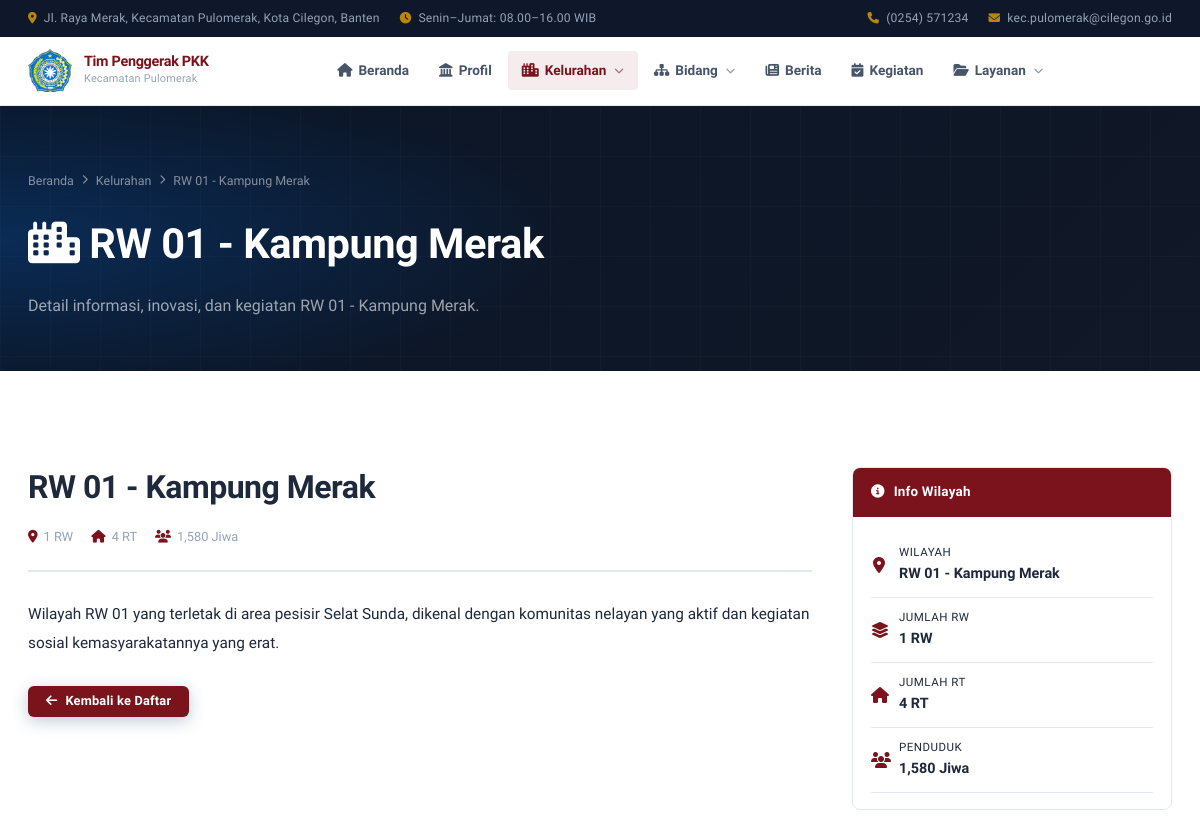
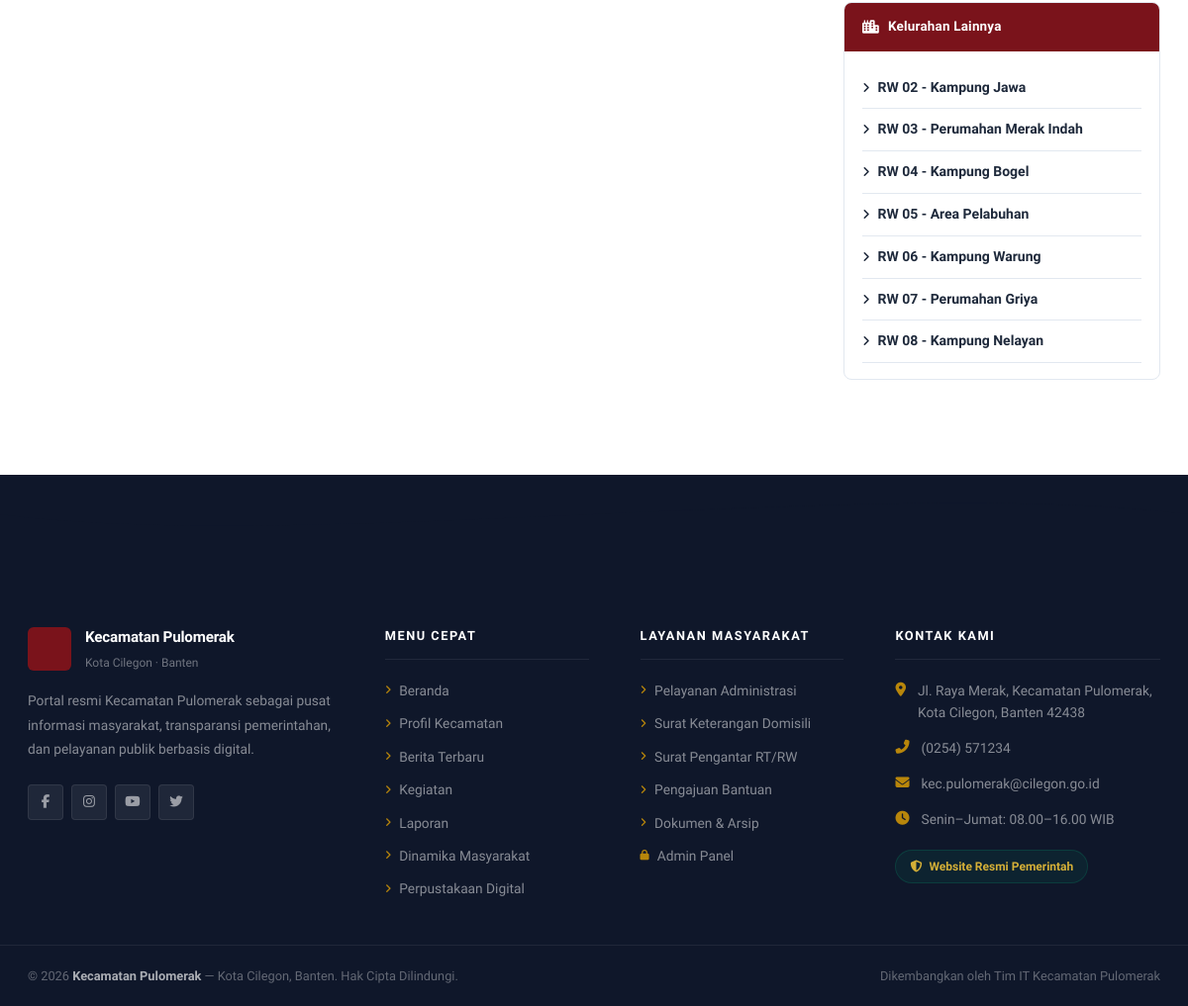
Page /kelurahan-detail.php?id=1 on the committed database (2 pictures, top to bottom).
### tables this page shows
CREATE TABLE `kelurahan` (
  `id`         INT(11)      NOT NULL AUTO_INCREMENT,
  `nama`       VARCHAR(150) NOT NULL,
  `deskripsi`  TEXT         DEFAULT NULL,
  `inovasi`    TEXT         DEFAULT NULL,
  `gambar`     VARCHAR(255) DEFAULT NULL,
  `jumlah_rw`  INT(11)      DEFAULT 0,
  `jumlah_rt`  INT(11)      DEFAULT 0,
  `penduduk`   INT(11)      DEFAULT 0,
  `created_at` TIMESTAMP    NOT NULL DEFAULT CURRENT_TIMESTAMP,
  PRIMARY KEY (`id`)
);

### include/functions.php (called while the page is built, shortened)
<?php
function e($str) {
    return htmlspecialchars($str ?? '', ENT_QUOTES, 'UTF-8');
}
?>

### kelurahan-detail.php (the view, shortened to what this page needs)
<?php
require_once 'include/config.php';
require_once 'include/functions.php';
$id = (int)($_GET['id'] ?? 0);
$stmt = $conn->prepare("SELECT * FROM kelurahan WHERE id = ?");
$stmt->bind_param('i', $id);
$stmt->execute();
$kel = $stmt->get_result()->fetch_assoc();
include 'include/header.php';
?>
<div class="page-hero">
    <div class="container page-hero-content">
        <div class="breadcrumb">
            <a href="<?= SITE_URL ?>/">Beranda</a> <i class="fas fa-chevron-right"></i>
            <a href="kelurahan.php">Kelurahan</a> <i class="fas fa-chevron-right"></i>
            <span><?= e($kel['nama']) ?></span>
        </div>
        <h1><i class="fas fa-city"></i> <?= e($kel['nama']) ?></h1>
        <p>Detail informasi, inovasi, dan kegiatan <?= e($kel['nama']) ?>.</p>
    </div>
</div>
<section class="section">
    <div class="container">
        <div class="detail-wrap">
            <div class="detail-main reveal">
                <h1 class="detail-title"><?= e($kel['nama']) ?></h1>
                <div class="detail-meta">
                    <?php if (!empty($kel['jumlah_rw'])): ?>
                        <span><i class="fas fa-map-marker-alt"></i> <?= e($kel['jumlah_rw']) ?> RW</span>
                    <?php endif; ?>
                    <?php if (!empty($kel['jumlah_rt'])): ?>
                        <span><i class="fas fa-home"></i> <?= e($kel['jumlah_rt']) ?> RT</span>
                    <?php endif; ?>
                    <?php if (!empty($kel['penduduk'])): ?>
                        <span><i class="fas fa-users"></i> <?= number_format($kel['penduduk']) ?> Jiwa</span>
                    <?php endif; ?>
                </div>
                <div class="detail-body">
                    <?= nl2br(e($kel['deskripsi'])) ?>
                </div>
                <div style="margin-top:28px;">
                    <a href="kelurahan.php" class="btn btn-secondary btn-sm">
                        <i class="fas fa-arrow-left"></i> Kembali ke Daftar
                    </a>
                </div>
            </div>
            <aside class="detail-sidebar">
                <div class="sidebar-widget">
                    <div class="sidebar-widget-header">
                        <i class="fas fa-info-circle"></i> Info Wilayah
                    </div>
                    <div class="sidebar-widget-body">
                        <?php
                        $infos = [
                            ['icon'=>'fa-map-marker-alt','label'=>'Wilayah',  'val'=>$kel['nama']??'-'],
                            ['icon'=>'fa-layer-group',   'label'=>'Jumlah RW','val'=>($kel['jumlah_rw']??'-').' RW'],
                            ['icon'=>'fa-home',          'label'=>'Jumlah RT','val'=>($kel['jumlah_rt']??'-').' RT'],
                            ['icon'=>'fa-users',         'label'=>'Penduduk', 'val'=>(!empty($kel['penduduk']) ? number_format($kel['penduduk']).' Jiwa' : '-')],
                        ];
                        foreach ($infos as $inf):
                        ?>
                            <div style="display:flex;align-items:center;gap:12px;padding:10px 0;border-bottom:1px solid var(--border);">
                                <i class="fas <?= $inf['icon'] ?>" style="color:var(--primary);width:16px;text-align:center;"></i>
                                <div>
                                    <div style="font-size:0.72rem;color:var(--gray);text-transform:uppercase;letter-spacing:0.5px;"><?= $inf['label'] ?></div>
                                    <div style="font-size:0.9rem;font-weight:700;color:var(--dark);"><?= e($inf['val']) ?></div>
                                </div>
                            </div>
                        <?php endforeach; ?>
                    </div>
                </div>
                <div class="sidebar-widget">
                    <div class="sidebar-widget-header">
                        <i class="fas fa-city"></i> Kelurahan Lainnya
                    </div>
                    <div class="sidebar-widget-body">
                        <?php
                        $others = $conn->prepare("SELECT id, nama FROM kelurahan WHERE id != ? ORDER BY nama LIMIT 8");
                        $others->bind_param('i', $id);
                        $others->execute();
                        $othersRes = $others->get_result();
                        while ($o = $othersRes->fetch_assoc()):
                        ?>
                            <a href="kelurahan-detail.php?id=<?= $o['id'] ?>"
                               style="display:flex;align-items:center;gap:8px;padding:9px 0;border-bottom:1px solid var(--border);font-size:0.875rem;font-weight:600;color:var(--text);">
                                <i class="fas fa-angle-right" style="color:var(--secondary);font-size:0.75rem;"></i>
                                <?= e($o['nama']) ?>
                            </a>
                        <?php endwhile; ?>
                    </div>
                </div>
            </aside>
        </div>
    </div>
</section>
<?php include 'include/footer.php'; ?>

### rows in the picture
kelurahan: nama "RW 01 - Kampung Merak", jumlah_rw "1", jumlah_rt "4", penduduk "1,580", deskripsi "Wilayah RW 01 yang terletak di area pesisir Selat Sunda, dikenal dengan komunitas nelayan yang aktif dan kegiatan sosial kemasyarakatannya yang erat."
kelurahan: nama "RW 02 - Kampung Jawa"
kelurahan: nama "RW 03 - Perumahan Merak Indah"
kelurahan: nama "RW 04 - Kampung Bogel"
kelurahan: nama "RW 05 - Area Pelabuhan"
kelurahan: nama "RW 06 - Kampung Warung"
kelurahan: nama "RW 07 - Perumahan Griya"
kelurahan: nama "RW 08 - Kampung Nelayan"

### other values in the picture
$inf['label'] "WILAYAH"
$inf['val'] "RW 01 - Kampung Merak"
$inf['label'] "JUMLAH RW"
$inf['val'] "1 RW"
$inf['label'] "JUMLAH RT"
$inf['val'] "4 RT"
$inf['label'] "PENDUDUK"
$inf['val'] "1,580 Jiwa"
